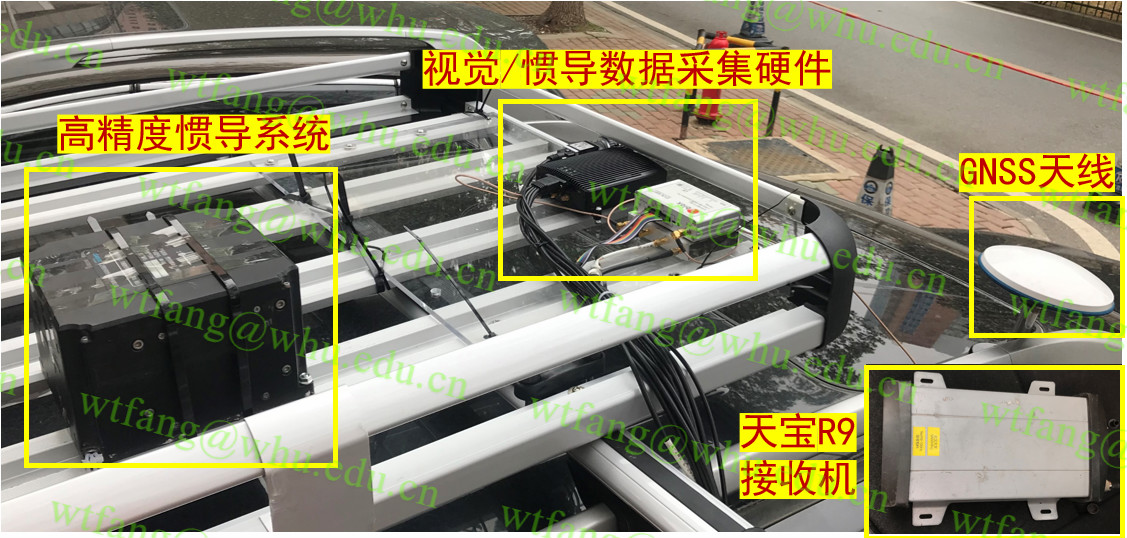
//> input picture pic/1.jpg, 1127 x 538 px
$ ./NavImage ../pic/1.jpg ../pic/10.jpg   (built with g++ and OpenCV 4)
//> lines starting //> are read from the running program, lines starting //| are printed output that depends on the picture
/*
** NavImage.cc for mscnav in /media/fwt/Data/program/mscnav/test
**
** Made by little fang
** Login   <fangwentao>
**
** Started on  Thu Aug 8 下午3:21:09 2019 little fang
** Last update Sat Mar 6 下午8:58:08 2020 little fang
*/

#include "camera/imageprocess.h"
#include "navlog.hpp"
#include <opencv2/core/core.hpp>
#include <opencv2/imgproc/imgproc.hpp>
#include <opencv2/highgui/highgui.hpp>
#include <opencv2/video/tracking.hpp>

#include <fstream>

using namespace mscnav::camera;

void DrawsMatches(const cv::Mat &img1,
                  const cv::Mat &img2,
                  const std::vector<cv::Point2f> &point1,
                  const std::vector<cv::Point2f> &point2,
                  const std::vector<uchar> &status,
                  cv::Mat &outputimage)
{
    outputimage = img1.clone();
    int rows = img1.rows > img2.rows ? img1.rows : img2.rows;
    int cols = img1.cols + img2.cols;
    cv::Mat image(rows, cols, img1.type(), cv::Scalar(0));
    img1.copyTo(image.colRange(0, img1.cols));
    img2.copyTo(image.colRange(img1.cols, cols));
    int count = 0;
    for (size_t i = 0; i < status.size(); i++)
    {
        if (status[i] == 1)
        {
            cv::RNG rng(i);
            cv::Scalar color(rng.uniform(0, 255), rng.uniform(0, 255), rng.uniform(0, 255));
            cv::Point2f temp(point2[i].x + img1.cols, point2[i].y);
            cv::line(image, point1[i], temp, color,1);
            cv::circle(image, point1[i], 3.5, color,1);
            cv::circle(image, temp, 3.5, color,1);
            count++;
        }
        // [4 lines of commented-out code are left out]
    }
    cv::imshow("merge", image);
    cv::imwrite("./merge.png", image);
    cv::waitKey(0);
}

int main(int argc, char const *argv[])
{
    utiltool::LogInit(argv[0], "./");
//> (this line was passed over: utiltool is not available in this run)
    ImageProcess::Initialize(400, 1.2, 8, 20, 7);
//> (this line was passed over: ImageProcess is not available in this run)
    cv::Mat img1_color = cv::imread(argv[1], CV_LOAD_IMAGE_COLOR);
//> img1_color is the input picture: 538 rows x 1127 cols, CV_8UC3; mean B, G, R 106.9, 135.8, 139.1
    cv::Mat img2_color = cv::imread(argv[2], CV_LOAD_IMAGE_COLOR);
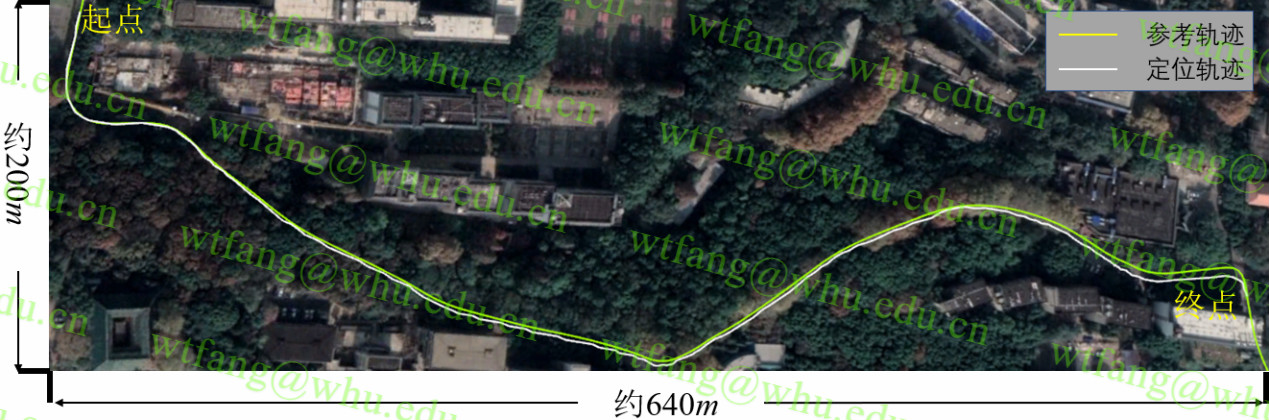
//> input picture pic/10.jpg, 1269 x 420 px
//> img2_color is the input picture: 420 rows x 1269 cols, CV_8UC3; mean B, G, R 83.4, 88.5, 80.6
    cv::Mat img1, img2;
    cv::cvtColor(img1_color, img1, CV_BGR2GRAY);
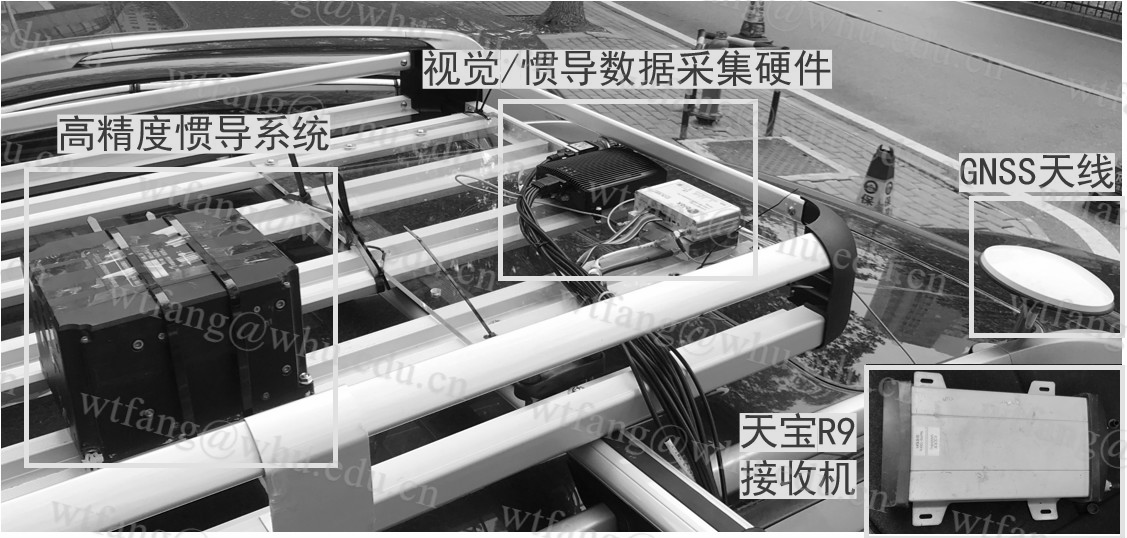
//> img1: 538 rows x 1127 cols, CV_8UC1; min 0, max 255, mean 133.5
    cv::cvtColor(img2_color, img2, CV_BGR2GRAY);
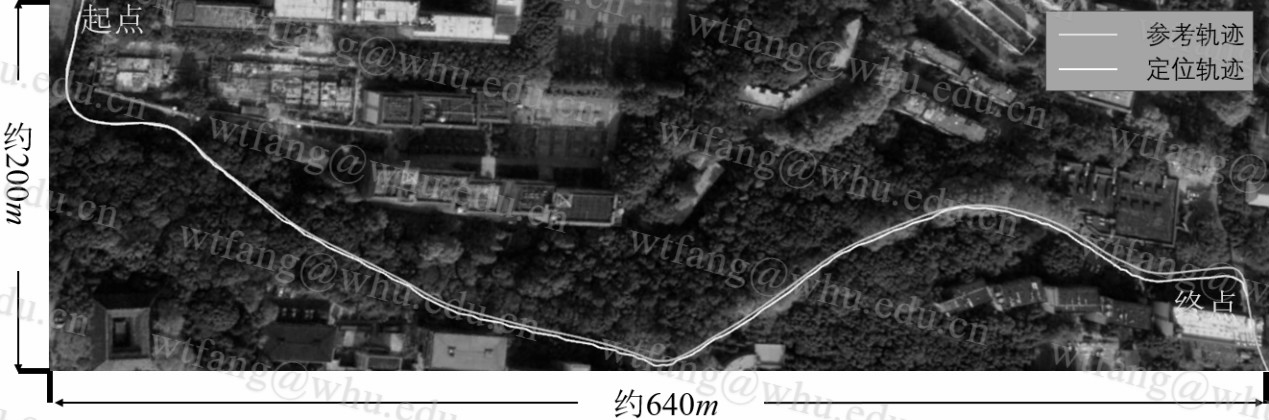
//> img2: 420 rows x 1269 cols, CV_8UC1; min 0, max 255, mean 85.6

    std::vector<cv::KeyPoint> key_point1, key_point2;
    std::vector<cv::Point2f> point1, point2;
    cv::Mat descriptors1, descriptors2;
//> (the run ends here: the program needs code that is not available in this run, at `ImageProcess::OrbFreatureExtract(img1, key_point1, descriptors1);`)
